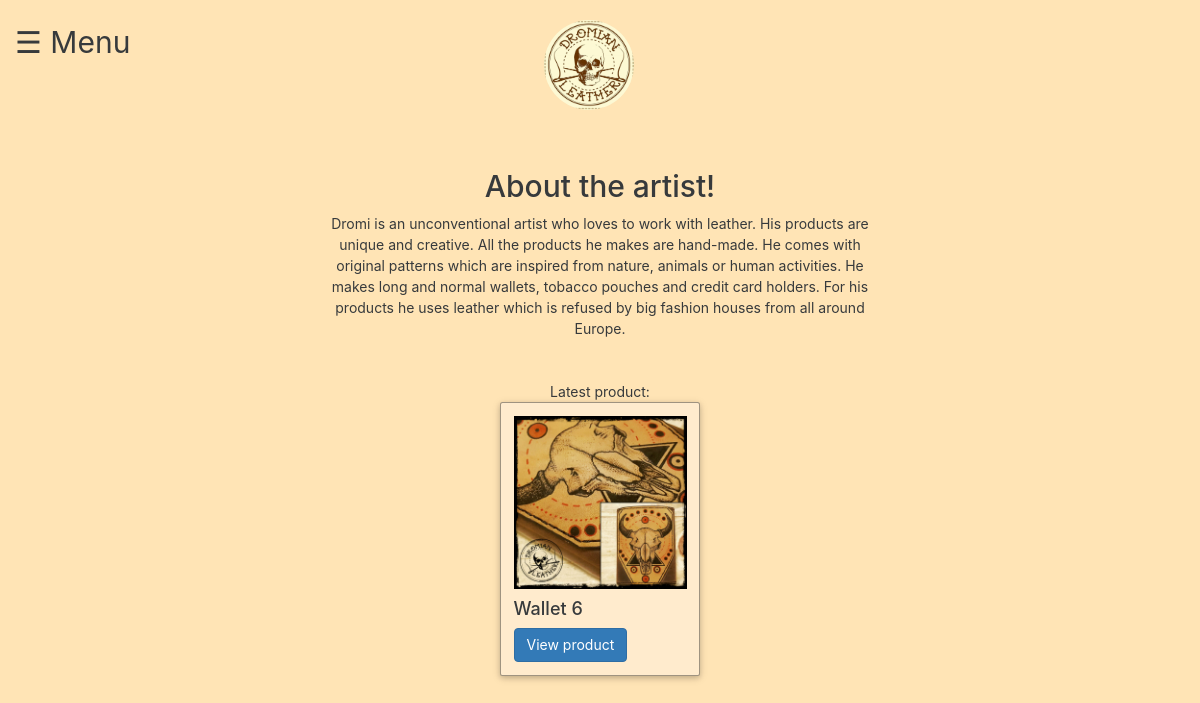
/home/, run on the app's committed database.
### products/models.py (models this page shows, shortened)
@python_2_unicode_compatible
class Product(models.Model):
    name = models.CharField(max_length=100)
    price = models.CharField(max_length=50, default="0 lei")
    pub_date = models.DateTimeField('date published')
    related = SortedManyToManyField('self', blank=True)
    img_path = models.ImageField(upload_to="products/media/products/images/")
    img_description = models.CharField(max_length=200)
    def was_published_recently(self):
        now = timezone.now()
        return now - datetime.timedelta(days=1) <= self.pub_date <= now
    was_published_recently.admin_order_field = 'pub_date'
    was_published_recently.boolean = True
    was_published_recently.short_description = 'Published recently?'

### home/views.py (the view)
class IndexView(generic.ListView):
    template_name = 'home/index.html'
    context_object_name = 'latest_product'
    def get_queryset(self):
        return Product.objects.filter(
            pub_date__lte=timezone.now()
        ).order_by('-pub_date')[:1]

### home/templates/home/index.html (shortened to what this page needs)
<!DOCTYPE html>
<html lang="en">
<head>
    <link rel="stylesheet" href="https://maxcdn.bootstrapcdn.com/bootstrap/3.3.7/css/bootstrap.min.css">
</head>
<body>
    {% load static %}
    <link rel="stylesheet" type="text/css" href="{% static 'products/style.css' %}">
    <span id="my-menu" onkeydown="enterMenu(event)" class="open-menu" onclick="openNav()" tabindex="1">&#9776; Menu</span>
    <img id="logo" alt="" class="img-circle" src="{% static 'products/images/dromi.jpg' %}"/>
    <div id="home-content">
        <div id="about-artist">
            <h2>About the artist!</h2>
                Dromi is an unconventional artist who loves to work with leather. His products are unique and
            creative. All the products he makes are hand-made. He comes with original patterns which are inspired
            from nature, animals or human activities. He makes long and normal wallets, tobacco pouches and credit
            card holders. For his products he uses leather which is refused by big fashion houses from all around
            Europe.
        </div>
        <br><br>
        <div class="my-prod-home">
            <div style="text-align: center;">Latest product:</div>
            {% if latest_product %}
                {% with latest_product|first as product %}
                    <div class="card home-card" style="width: 20rem;">
                        <img class="card-img-top img-responsive" src="{{ product.img_path.url }}"
                             alt="{{ product.img_description }}"/>
                        <div class="card-block">
                            <h4 class="card-title">{{ product.name }}</h4>
                            <a id="{{ product.id }}" class="btn btn-primary {{ product.name }} product"
                               tabindex="5" onkeydown="enterDetails(event, this.id)" onclick="get_details(this.id)">View product</a>
                        </div>
                    </div>
                {% endwith %}
            {% else %}
                <p>No products are available.</p>
            {% endif %}
        </div>
    </div>
</body>
</html>

### products/static/products/style.css (style rules this page uses)
body { background-color: moccasin !important; font-family: -apple-system, system-ui, BlinkMacSystemFont, "Segoe UI", Roboto, "Helvetica Neue", Arial, sans-serif; line-height: 1.5; color: #373a3c; }
.open-menu { font-size: 30px; cursor: pointer; position: relative; top: 20px; left: 15px; }
#logo { width: 90px; height: 90px; position: absolute; left: 50%; margin-left: -56px; top: 20px; }
#home-content { position: absolute; top: 150px; left: 50px; right: 50px; }
#about-artist { width: 50%; margin: 0 auto; text-align: center; }
.my-prod-home { width: 50%; margin: 0 auto; }
.home-card { margin: 0 auto; float: none; margin-bottom: 10px; border: 1px solid rgba(0,0,0,.375); border-radius: .25rem; background-color: blanchedalmond; box-shadow: 0 2px 5px 0 rgba(0, 0, 0, .16), 0 2px 10px 0 rgba(0, 0, 0, .12); padding: 1.25rem; }

### data on the page
Product: img_path (picture), name "Wallet 6"
